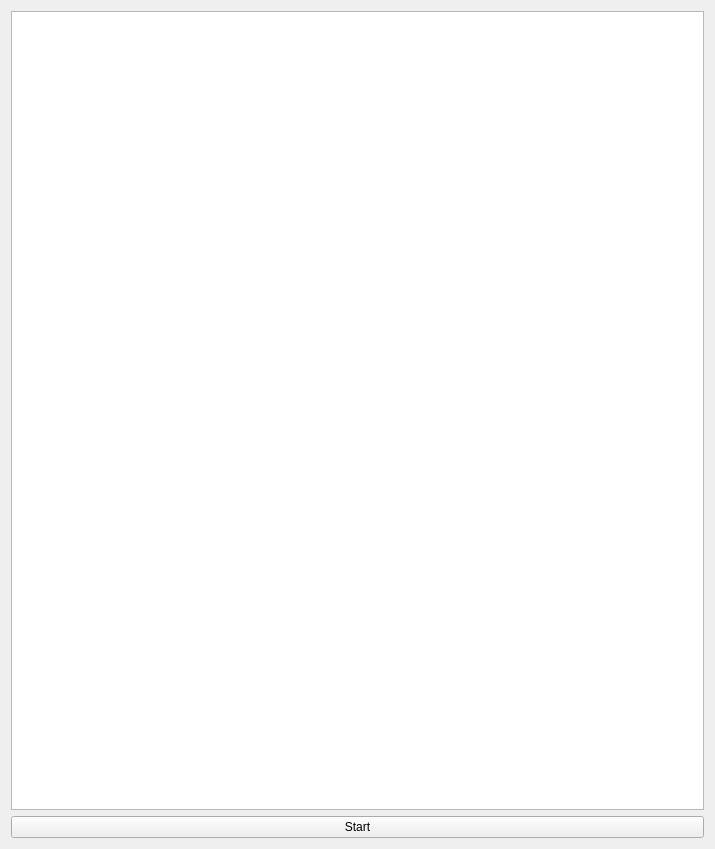
<?xml version="1.0" encoding="UTF-8"?>
<ui version="4.0">
 <class>Widget</class>
 <widget class="QWidget" name="Widget">
  <property name="geometry">
   <rect>
    <x>0</x>
    <y>0</y>
    <width>715</width>
    <height>849</height>
   </rect>
  </property>
  <property name="windowTitle">
   <string>Widget</string>
  </property>
  <layout class="QVBoxLayout" name="verticalLayout">
   <item>
    <widget class="QGraphicsView" name="graphicsView"/>
   </item>
   <item>
    <widget class="QPushButton" name="startButton">
     <property name="text">
      <string>Start</string>
     </property>
    </widget>
   </item>
  </layout>
 </widget>
 <resources/>
 <connections/>
</ui>
